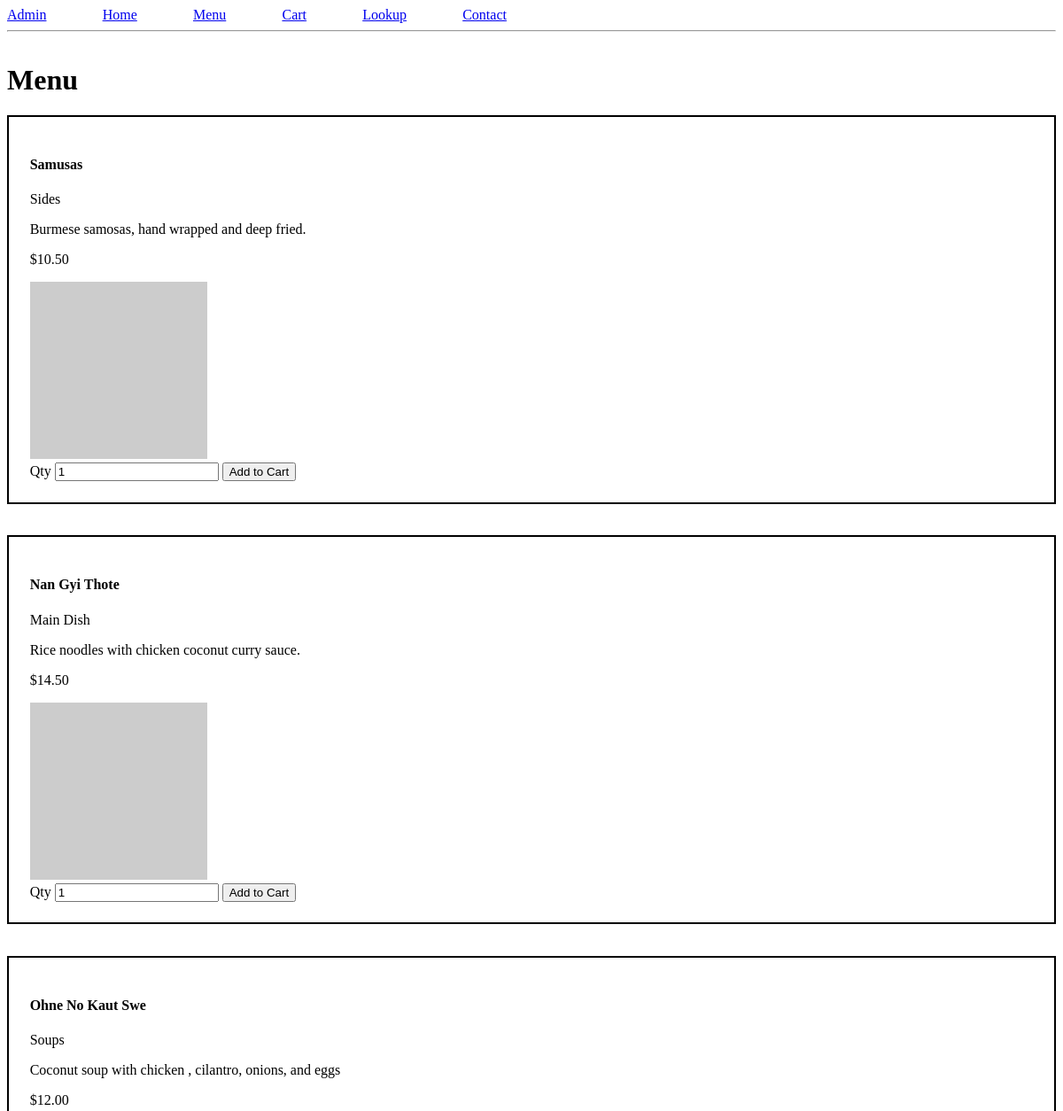
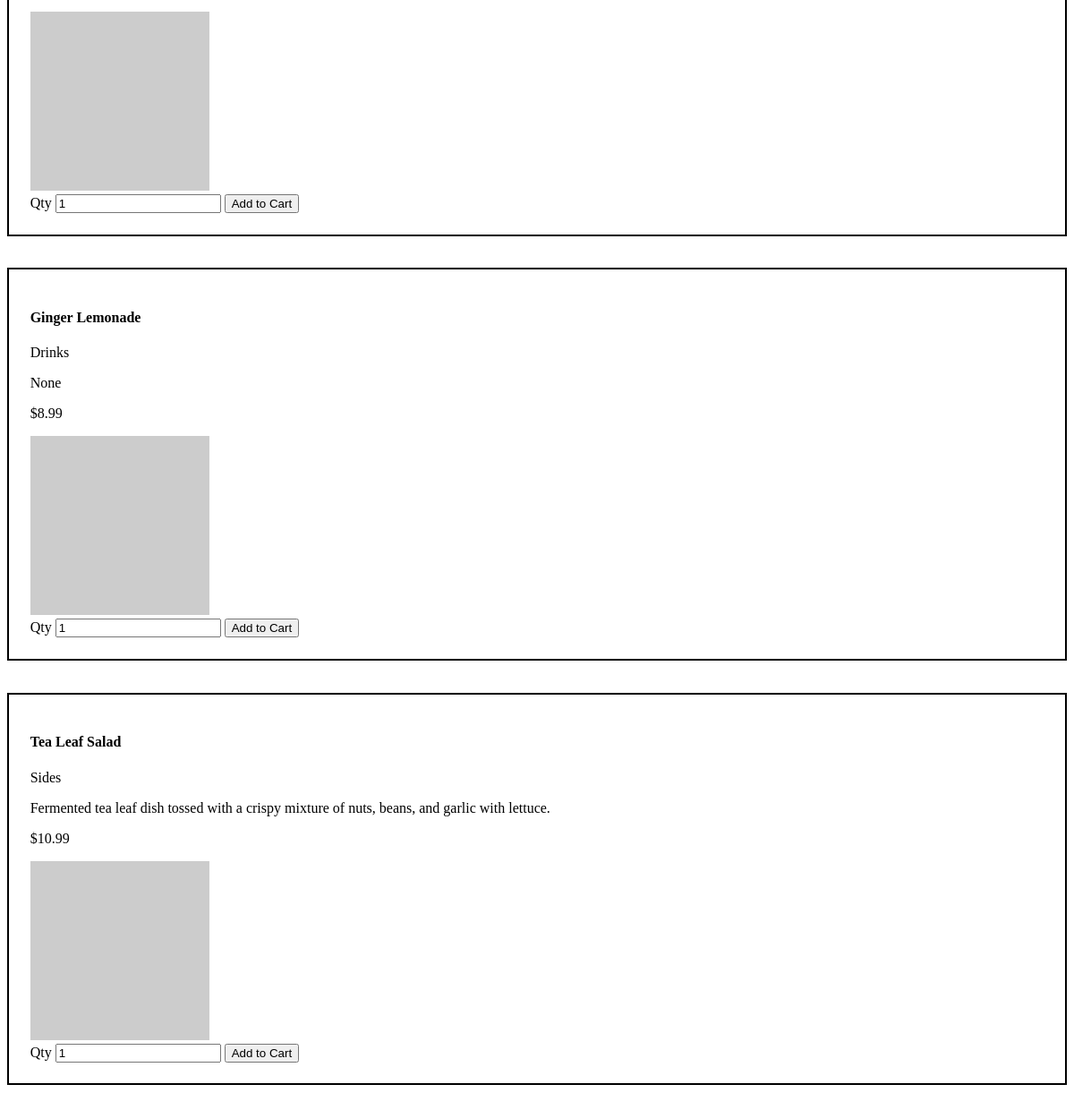
Before: /menu with the older database file (2 pictures, top to bottom).
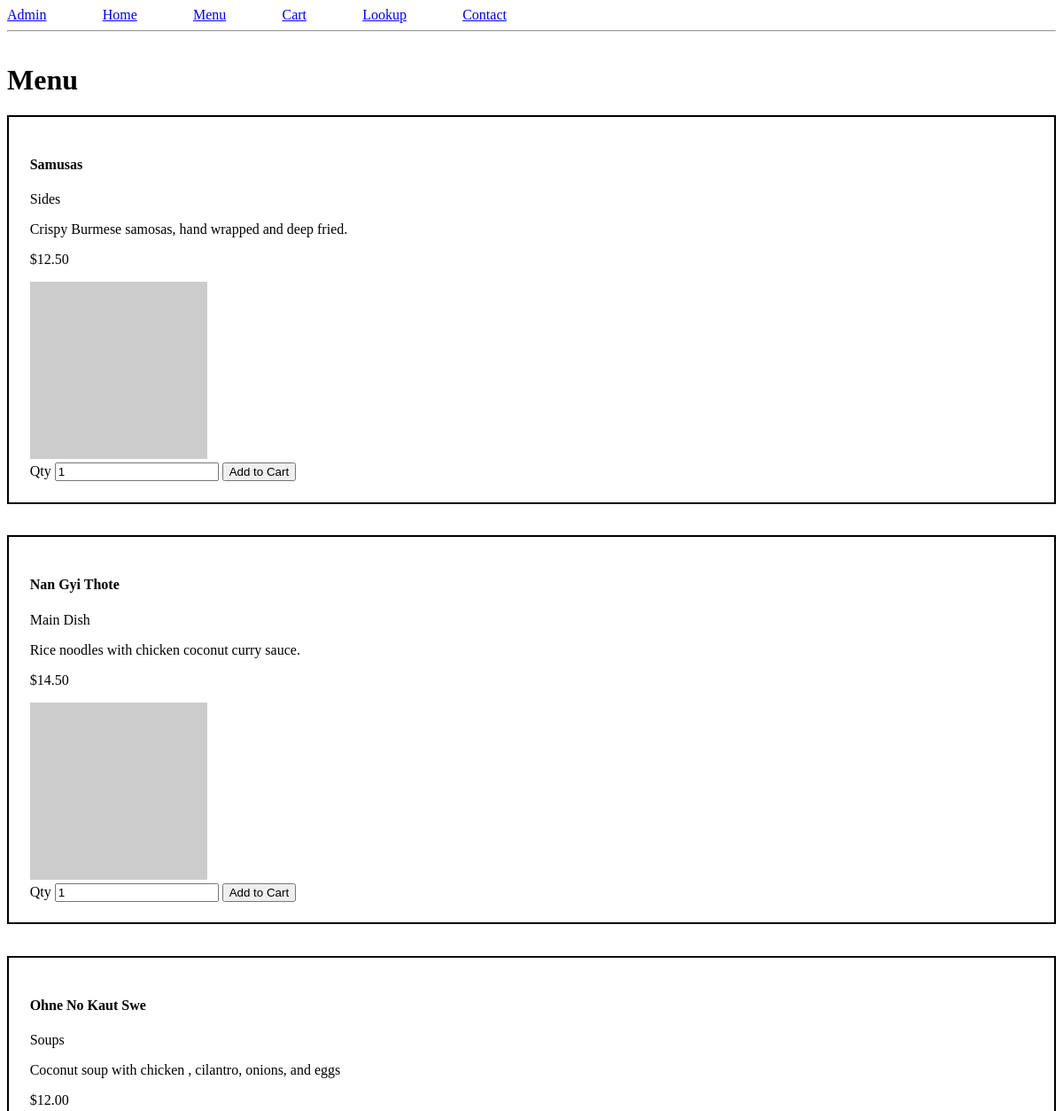
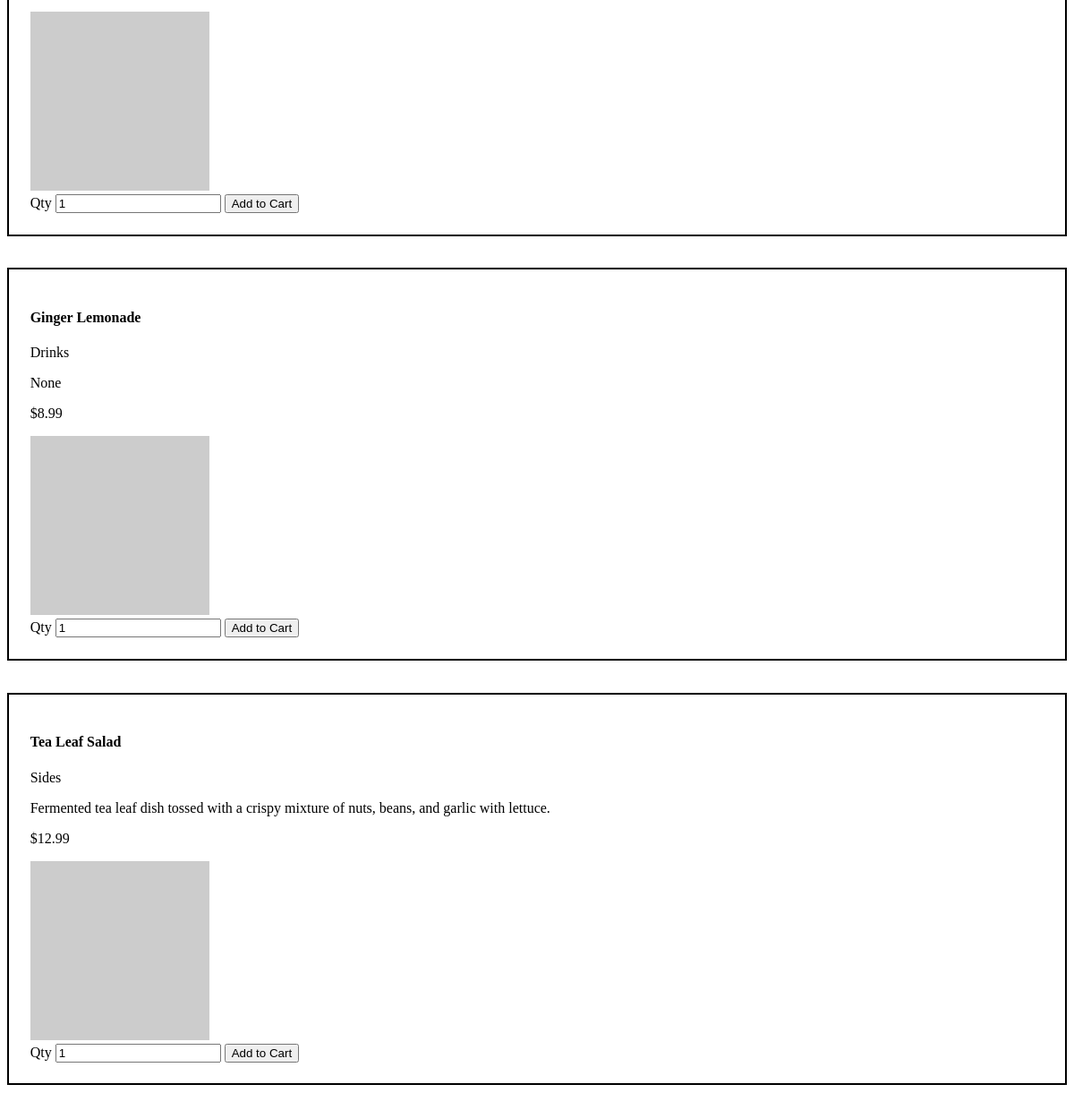
After: the same page with the newer database file (2 pictures, top to bottom).
### tables this page shows
CREATE TABLE "menu" (
	"id"	INTEGER,
	"name"	TEXT NOT NULL,
	"category"	TEXT NOT NULL,
	"price"	REAL NOT NULL,
	"description"	TEXT,
	"is_special"	TEXT DEFAULT 1 CHECK("is_special" IN (0, 1)),
	"is_active"	INTEGER DEFAULT 1 CHECK("is_active" IN (0, 1)),
	"image"	TEXT,
	FOREIGN KEY("category") REFERENCES "category"("code"),
	PRIMARY KEY("id" AUTOINCREMENT)
);

CREATE TABLE "category" (
	"code"	TEXT,
	"name"	TEXT NOT NULL,
	PRIMARY KEY("code")
);

### app/main/routes.py (the view)
@bp.route('/menu')
def menu():
    menu = query_db('''select menu.id, menu.name, category.name category,
                        price, description from menu join category
                        on menu.category = category.code''')
    return render_template('main/menu.html', title='Menu', menu=menu)

### db.py (called while the page is built)
def get_db():
    if 'db' not in g:
        g.db = sqlite3.connect(
            current_app.config['DATABASE'],
            detect_types=sqlite3.PARSE_DECLTYPES
        )
        g.db.row_factory = sqlite3.Row
    return g.db

def query_db(query, args=(), one=False):
    cur = get_db().execute(query, args)
    results = cur.fetchall()
    cur.close()
    return (results[0] if results else None) if one else results

### app/templates/main/menu.html
{% extends 'base.html' %}
{% block content %}
{% include 'main/menu_items.html' %}
{% endblock %}

### app/templates/main/menu_items.html
{% for item in menu %}
<div class="menu-item">
  <h4>{{ item['name'] }}</h4>
  <p>{{ item['category'] }}</p>
  <p>{{ item['description'] }}</p>
  <p>{{ "${:,.2f}".format(item['price']) }}</p>
  <img src="https://picsum.photos/seed/{{ loop.index }}/200"><br>
  <label for="qty">Qty</label>
  <input type="number" name="qty" id="qty-{{ item['id'] }}" value="1", min="1">
  <button onclick="addtoCart({{ item['id'] }})">Add to Cart</button>
</div>
{% endfor %}

Changed rows visible on the page:
changed menu "Samusas": description "Burmese samosas, hand wrapped and deep fried." → "Crispy Burmese samosas, hand wrapped and deep fried."; price "$10.50" → "$12.50"
changed menu "Tea Leaf Salad": price "$10.99" → "$12.99"
